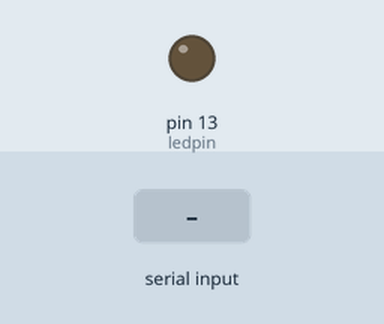
Bench run of a sketch on a simulated Arduino Uno, built with avr-gcc and run on an emulated ATmega328P. On the bench: output pins drawn as LEDs (lit = HIGH). The test bench sets the inputs (shaded band). What the sketch prints to the serial monitor is not drawn.

Above: at 1.2 s.
1.3 s: "1" received over Serial
At 2.0 s:
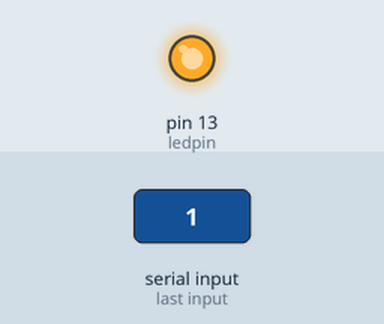
2.8 s: "0" received over Serial
At 3.2 s:
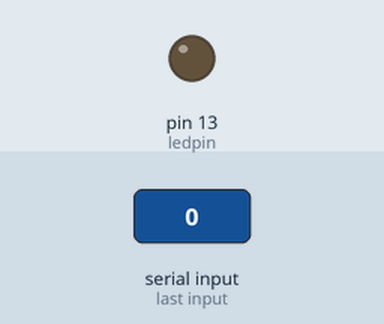
Timing chart, 0 to 5.8 s (numbered marks = the images above; inputs shaded):
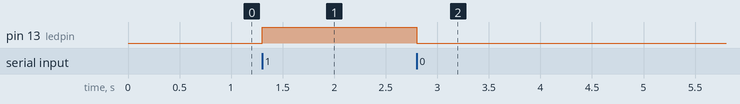

Measured:
- after the input at 1.3 s, pin 13 (ledpin): LOW → HIGH at once
- after the input at 2.8 s, pin 13 (ledpin): HIGH → LOW at once

The sketch:

testing-hc-05-send.ino
```cpp
#include <SoftwareSerial.h>
SoftwareSerial BTserial(10, 11); // RX | TX
int ledpin=13; // led on D13 will show blink on / off
int c;

void setup()
{
    Serial.begin(9600);
    Serial.println("Enter 0 or 1");
    BTserial.begin(9600);
    pinMode(ledpin,OUTPUT);
    digitalWrite(ledpin,0);
}

void loop()
{
    if (Serial.available())
    {
        c =  Serial.read();
        if(c=='1')
        {
          digitalWrite(ledpin,1);
        }
        if(c=='0')
        {
          digitalWrite(ledpin,0);
        }
        BTserial.write(c);
    }
}
```
